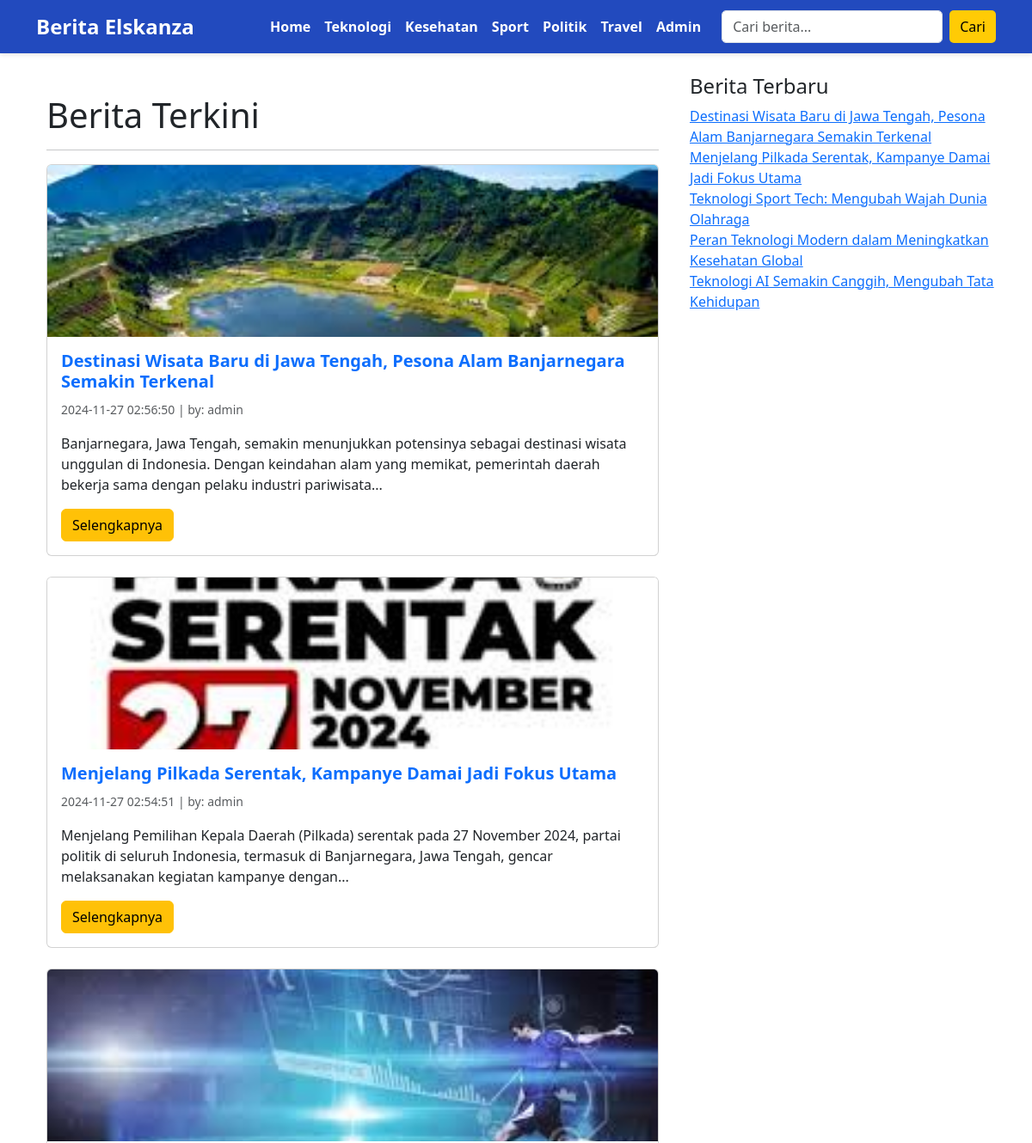
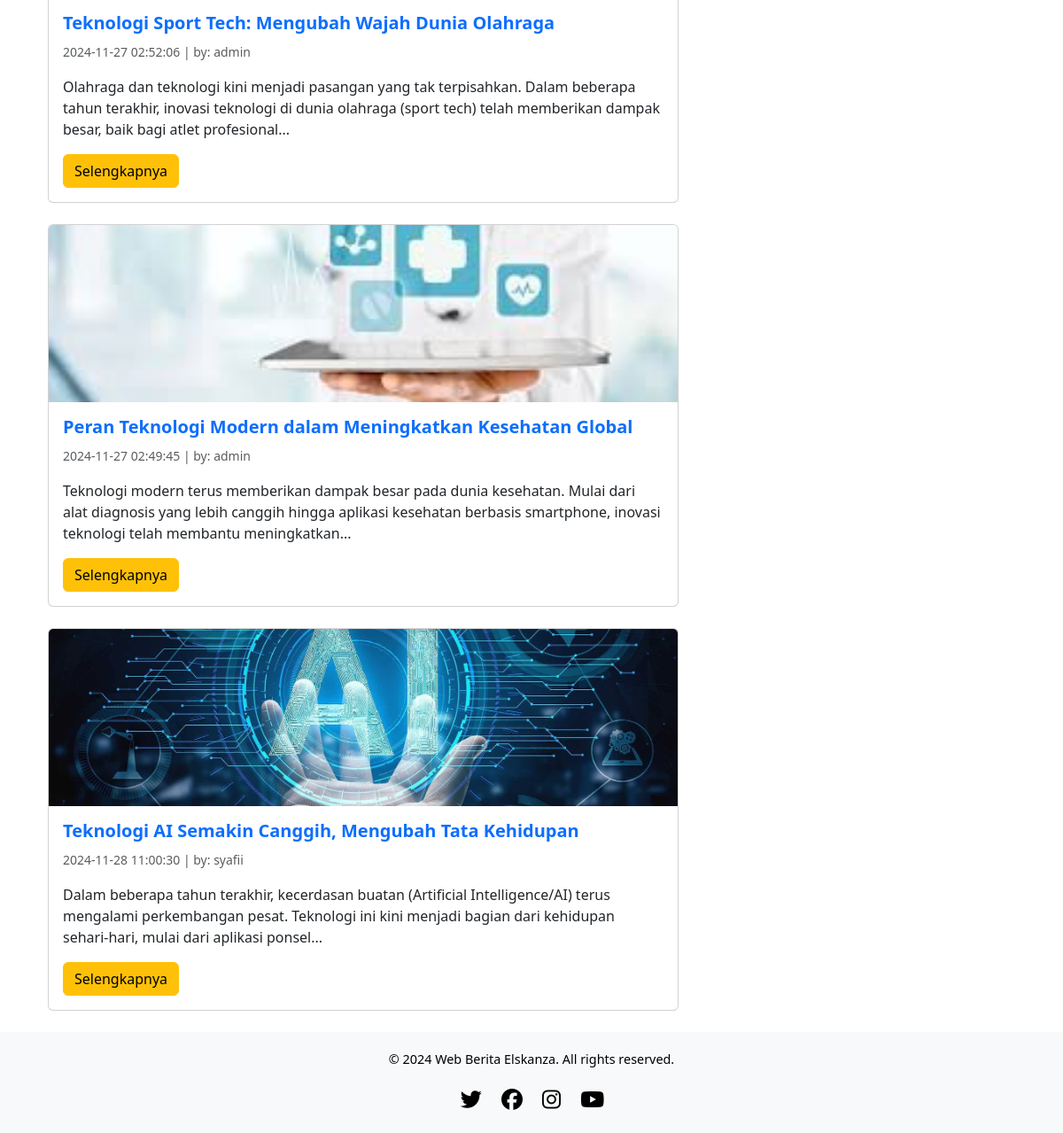
The page / on the database its author committed (2 pictures, top to bottom).
### tables this page shows
CREATE TABLE `berita` (
  `id_berita` int(11) NOT NULL,
  `id_kategori` int(11) NOT NULL,
  `id_user` int(11) NOT NULL,
  `judul` varchar(255) NOT NULL,
  `isi_berita` text NOT NULL,
  `gambar` varchar(100) NOT NULL,
  `tgl_posting` timestamp NOT NULL DEFAULT current_timestamp() ON UPDATE current_timestamp()
);

CREATE TABLE `user` (
  `id` int(11) NOT NULL,
  `username` varchar(50) NOT NULL,
  `password` varchar(50) NOT NULL,
  `level` varchar(50) NOT NULL
);

### main.php (the view, shortened to what this page needs)
<!DOCTYPE html>
<html lang="id">
<head>
    <link rel="stylesheet" href="https://cdn.jsdelivr.net/npm/bootstrap@5.3.2/dist/css/bootstrap.min.css">
</head>
<body>
    <div class="container mt-4">
        <div class="blog-post">
            <?php
            include "admin/koneksi.php";
                        ?>
                        <?php
            if ($_GET['module'] == '') {
                $terkini = mysqli_query($koneksi, "SELECT * FROM berita ORDER BY id_berita DESC");
                echo "<h1>Berita Terkini</h1><hr>";
                while ($t = mysqli_fetch_array($terkini)) {
                    $u = mysqli_query($koneksi, "SELECT * FROM user WHERE id='$t[id_user]'");
                    $nu = mysqli_fetch_array($u);
                    ?>
                    <div class="card mb-4">
                        <?php if ($t['gambar'] != '') { ?>
                            <img src="admin/foto_berita/<?php echo $t['gambar']; ?>" class="card-img-top" alt="Gambar Berita" style="object-fit: cover; height: 200px;">
                        <?php } ?>
                        <div class="card-body">
                            <a href="?module=detailberita&id=<?php echo $t['id_berita']; ?>" class="text-decoration-none">
                                <h2 class="card-title"><?php echo $t['judul']; ?></h2>
                            </a>
                            <p class="card-text">
                                <small class="text-muted"><?php echo $t['tgl_posting']; ?> | by: <?php echo $nu['username']; ?></small>
                            </p>
                            <p class="card-text">
                                <?php
                                $isi_berita = htmlentities(strip_tags($t['isi_berita']));
                                $isi = substr($isi_berita, 0, 210);
                                $isi = substr($isi, 0, strrpos($isi, " "));
                                echo $isi . '...';
                                ?>
                            </p>
                            <a href="?module=detailberita&id=<?php echo $t['id_berita']; ?>" class="btn btn-warning">Selengkapnya</a>
                        </div>
                    </div>
                    <?php
                }
            }
            elseif ($_GET['module'] == 'teknologi') {
                tampilkanBerita($koneksi, 1, 'Teknologi');
            } elseif ($_GET['module'] == 'kesehatan') {
                tampilkanBerita($koneksi, 2, 'Kesehatan');
            } elseif ($_GET['module'] == 'sport') {
                tampilkanBerita($koneksi, 6, 'Olahraga');
            } elseif ($_GET['module'] == 'politik') {
                tampilkanBerita($koneksi, 7, 'Politik');
            } elseif ($_GET['module'] == 'travel') {
                tampilkanBerita($koneksi, 8, 'Travel');
            } else {
                echo "<p>Halaman tidak ditemukan.</p>";
            }
            ?>
        </div>
    </div>
</body>
</html>

### index.php (shortened to what this page needs)
<!DOCTYPE html>
<html lang="id">
<head>
    <link href="https://cdn.jsdelivr.net/npm/bootstrap@5.3.3/dist/css/bootstrap.min.css" rel="stylesheet">
    <link href="https://cdnjs.cloudflare.com/ajax/libs/font-awesome/6.5.0/css/all.min.css" rel="stylesheet">
</head>
<body>
    <nav class="navbar navbar-expand-lg">
        <div class="container">
            <a class="navbar-brand" href="./">Berita Elskanza</a>
            <div class="collapse navbar-collapse" id="navbarNav">
                <ul class="navbar-nav ms-auto">
                    <li class="nav-item"><a class="nav-link" href="index.php">Home</a></li>
                    <li class="nav-item"><a class="nav-link" href="?module=teknologi">Teknologi</a></li>
                    <li class="nav-item"><a class="nav-link" href="?module=kesehatan">Kesehatan</a></li>
                    <li class="nav-item"><a class="nav-link" href="?module=sport">Sport</a></li>
                    <li class="nav-item"><a class="nav-link" href="?module=politik">Politik</a></li>
                    <li class="nav-item"><a class="nav-link" href="?module=travel">Travel</a></li>
                    <li class="nav-item"><a class="nav-link" href="admin/login.php">Admin</a></li>
                </ul>
                <form class="d-flex search-form ms-3" method="GET" action="index.php">
                    <input class="form-control" type="search" name="search" placeholder="Cari berita..." aria-label="Search">
                    <button class="btn btn-warning ms-2" type="submit">Cari</button>
                </form>
            </div>
        </div>
    </nav>
    <div class="container mt-4">
        <div class="row">
            <div class="col-md-8">
                <?php
                require "koneksi.php";
                if (isset($_GET['search'])) {
                    $search = $_GET['search'];
                    $result = mysqli_query($koneksi, "SELECT * FROM berita WHERE judul LIKE '%$search%'");
                    if (mysqli_num_rows($result) > 0) {
                        while ($row = mysqli_fetch_array($result)) {
                            echo "
                            <div class='card mb-3'>
                                <div class='card-body'>
                                    <h5 class='card-title'>{$row['judul']}</h5>
                                    <p class='card-text'>".substr($row['isi_berita'], 0, 200)."...</p>
                                    <a href='?module=detailberita&id={$row['id_berita']}' class='btn btn-warning text-dark'>Baca selengkapnya</a>
                                </div>
                            </div>";
                        }
                    } else {
                        echo "<p>Berita tidak ditemukan.</p>";
                    }
                } else {
                    include 'main.php';
                }
                ?>
            </div>
            <aside class="col-md-4 sidebar">
                <div class="widget">
                    <h4>Berita Terbaru</h4>
                    <ul class="list-unstyled">
                        <?php
                        $sebelum = mysqli_query($koneksi, "SELECT * FROM berita ORDER BY id_berita DESC LIMIT 5");
                        while ($s = mysqli_fetch_array($sebelum)) {
                            echo "<li><a href='?module=detailberita&id=$s[id_berita]'>$s[judul]</a></li>";
                        }
                        ?>
                    </ul>
                </div>
            </aside>
        </div>
    </div>
    <footer class="text-center">
    <div class="container">
        <p>&copy; <script>document.write(new Date().getFullYear());</script> Web Berita Elskanza. All rights reserved.</p>
        <div class="social-icons mt-3">
            <a href="#" class="me-2"><i class="fa-brands fa-twitter"></i></a>
            <a href="#" class="me-2"><i class="fa-brands fa-facebook"></i></a>
            <a href="#" class="me-2"><i class="fa-brands fa-instagram"></i></a>
            <a href="#" class="me-2"><i class="fa-brands fa-youtube"></i></a>
        </div>
    </div>
</footer>
</body>
</html>

### index.php (style rules this page uses)
body { font-family: 'Poppins', sans-serif; }
.navbar { background-color: #224abe; padding: 10px 0; position: sticky; top: 0; z-index: 1030; box-shadow: 0 2px 5px rgba(0, 0, 0, 0.1); }
.navbar-brand { color: white; font-size: 1.5rem; font-weight: 600; }
.navbar-nav .nav-link { color: white; font-weight: 600; transition: color 0.3s ease; }
.search-form input { border-radius: 5px; }
.search-form button { background-color: #ffcb05; border: none; border-radius: 5px; }
.card-title { font-size: 1.25rem; font-weight: 600; }
footer { background-color: #f8f9fa; padding: 20px 0; }
footer p { margin: 0; font-size: 0.9rem; color: black; }
.social-icons a { color: black; margin: 0 10px; font-size: 1.5rem; transition: color 0.3s ease; }
.sidebar { padding-left: 15px; }

### main.php (style rules this page uses)
.navbar-brand { font-size: 1.5rem; font-weight: bold; color: white !important; transition: transform 0.5s ease-in-out, color 0.3s ease-in-out; }

### rows shown on the page
berita: gambar (picture), judul "Destinasi Wisata Baru di Jawa Tengah, Pesona Alam Banjarnegara Semakin Terkenal", tgl_posting "2024-11-27 02:56:50", id_user.username "admin", isi_berita "Banjarnegara, Jawa Tengah, semakin menunjukkan potensinya sebagai destinasi wisata unggulan di Indonesia. Dengan keindahan alam yang memikat, pemerintah daerah bekerja sama dengan pelaku industri pariwisata"
berita: gambar (picture), judul "Menjelang Pilkada Serentak, Kampanye Damai Jadi Fokus Utama", tgl_posting "2024-11-27 02:54:51", id_user.username "admin", isi_berita "Menjelang Pemilihan Kepala Daerah (Pilkada) serentak pada 27 November 2024, partai politik di seluruh Indonesia, termasuk di Banjarnegara, Jawa Tengah, gencar melaksanakan kegiatan kampanye dengan"
berita: gambar (picture), judul "Teknologi Sport Tech: Mengubah Wajah Dunia Olahraga", tgl_posting "2024-11-27 02:52:06", id_user.username "admin", isi_berita "Olahraga dan teknologi kini menjadi pasangan yang tak terpisahkan. Dalam beberapa tahun terakhir, inovasi teknologi di dunia olahraga (sport tech) telah memberikan dampak besar, baik bagi atlet profesional"
berita: gambar (picture), judul "Peran Teknologi Modern dalam Meningkatkan Kesehatan Global", tgl_posting "2024-11-27 02:49:45", id_user.username "admin", isi_berita "Teknologi modern terus memberikan dampak besar pada dunia kesehatan. Mulai dari alat diagnosis yang lebih canggih hingga aplikasi kesehatan berbasis smartphone, inovasi teknologi telah membantu meningkatkan"
berita: gambar (picture), judul "Teknologi AI Semakin Canggih, Mengubah Tata Kehidupan", tgl_posting "2024-11-28 11:00:30", id_user.username "syafii", isi_berita "Dalam beberapa tahun terakhir, kecerdasan buatan (Artificial Intelligence/AI) terus mengalami perkembangan pesat. Teknologi ini kini menjadi bagian dari kehidupan sehari-hari, mulai dari aplikasi ponsel"
